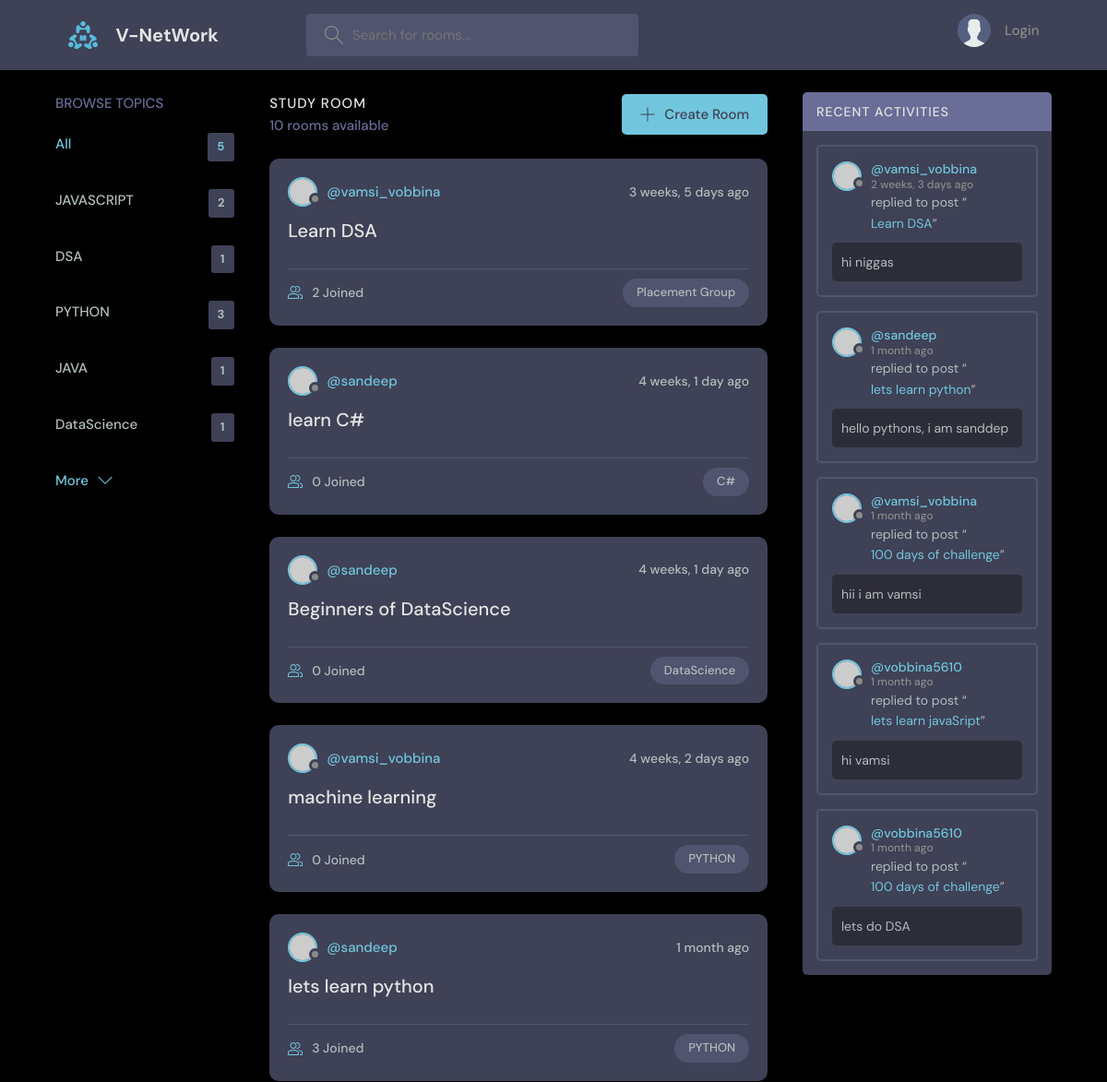
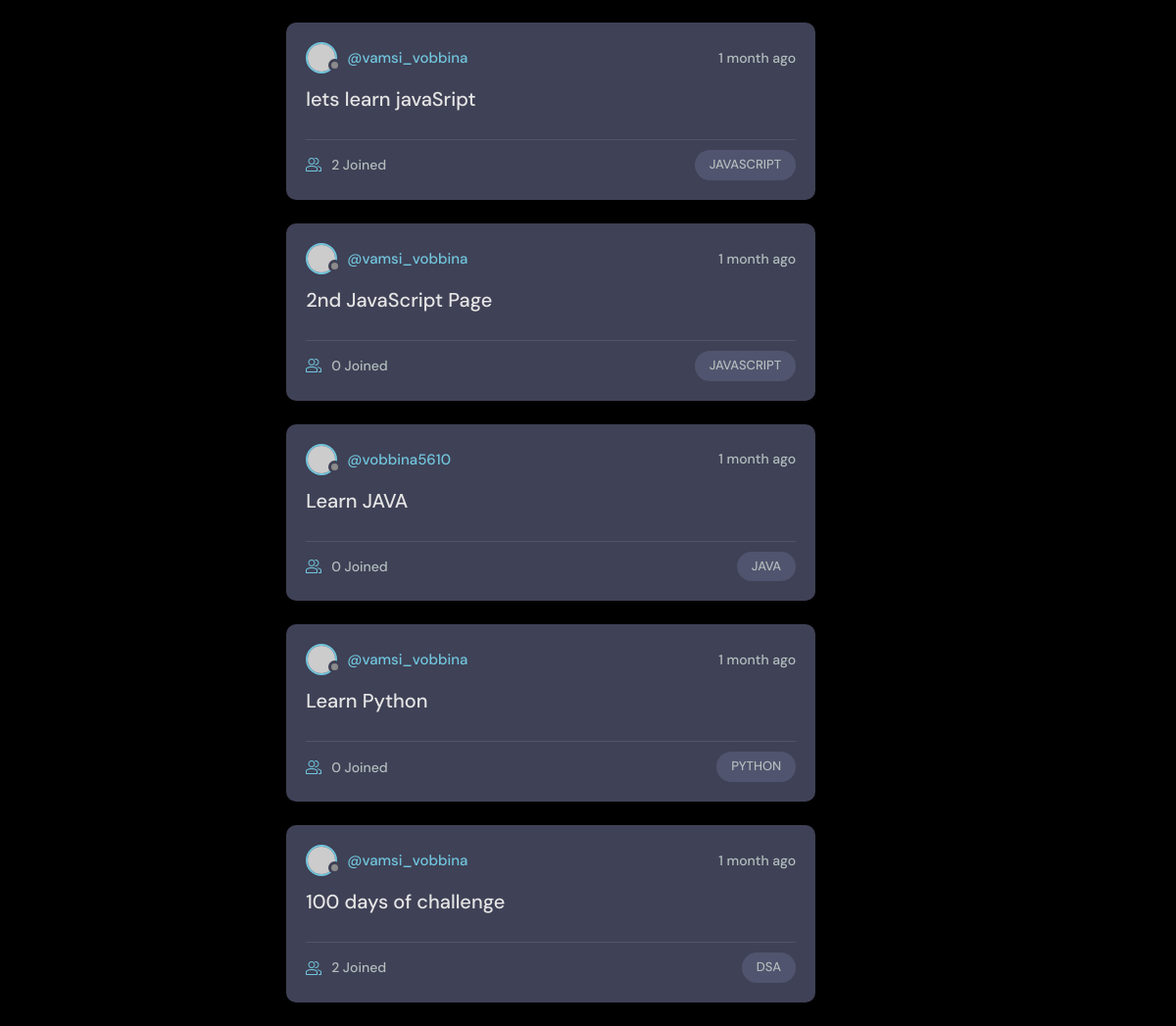
The page / on the database its author committed (2 pictures, top to bottom).
### base/models.py (models this page shows, shortened)
class Topic(models.Model):
    name= models.CharField(max_length=200)

class Room(models.Model):
    host= models.ForeignKey(User,on_delete=models.SET_NULL,null=True)
    topic= models.ForeignKey(Topic,on_delete= models.SET_NULL,null=True)
    name= models.CharField(max_length=200)
    description= models.TextField(null =True, blank=True)
    participants=models.ManyToManyField(User,related_name='participants',blank =True)
    updated =models.DateTimeField(auto_now=True)
    created = models.DateField(auto_now_add=True)
    class Meta:
        ordering =['-updated','-created']

class Message(models.Model):
    user= models.ForeignKey(User,on_delete=models.CASCADE)
    room =models.ForeignKey(Room,on_delete=models.CASCADE)
    body= models.TextField()
    updated =models.DateTimeField(auto_now=True)
    created = models.DateField(auto_now_add=True)
    class Meta:
        ordering =['-updated','-created']

### base/views.py (the view)
# urls.py: path("",views.home,name= "home"),
def home(request):
    q= request.GET.get('q') if request.GET.get('q')!=None else ''
    rooms= Room.objects.filter(
        Q(topic__name__icontains=q) |
        Q(name__icontains=q) |
        Q(description__icontains=q)
        )
    topics= Topic.objects.all()[0:5]
    room_count= rooms.count()
    room_messages=  Message.objects.filter(Q(room__topic__name__icontains = q))
    context={'rooms':rooms,'topics':topics,'room_count': room_count,'room_messages':room_messages}
    return render(request, 'base/home.html',context)

### base/templates/base/home.html (shortened to what this page needs)
{% extends 'main.html' %}
{% block content %}
    <main class="layout layout--3">
      <div class="container">
        {% include 'base/topics_component.html' %}
        <div class="roomList">
          <div class="roomList__header">
            <div>
              <h2>Study Room</h2>
              <p>{{room_count}} rooms available</p>
            </div>
            <a class="btn btn--main" href="{% url 'create-room' %}">
              <svg version="1.1" xmlns="http://www.w3.org/2000/svg" width="32" height="32" viewBox="0 0 32 32">
                <title>add</title>
                <path
                  d="M16.943 0.943h-1.885v14.115h-14.115v1.885h14.115v14.115h1.885v-14.115h14.115v-1.885h-14.115v-14.115z"
                ></path>
              </svg>
              Create Room
            </a>
          </div>
          {% include 'base/feed_component.html' %}
        </div>
         {% include 'base/activity_component.html' %}
      </div>
    </main>
    {% endblock %}

### base/templates/base/topics_component.html
<div class="topics">
    <div class="topics__header">
        <h2>Browse Topics</h2>
    </div>
    <ul class="topics__list">
        <li>
            <a href="{% url 'home' %}" class="active">All <span>{{topics.count}}</span></a>
        </li>
        {% for topic in topics %}
        <li>
            <a href="{% url 'home' %}?q={{topic.name}}">{{topic.name}}<span>{{topic.room_set.all.count}}</span></a>
        </li>
        {% endfor %}
    </ul>
    <a class="btn btn--link" href="{% url 'topics'  %}">
        More
        <svg version="1.1" xmlns="http://www.w3.org/2000/svg" width="32" height="32" viewBox="0 0 32 32">
            <title>chevron-down</title>
            <path d="M16 21l-13-13h-3l16 16 16-16h-3l-13 13z"></path>
        </svg>
    </a>
</div>

### base/templates/base/feed_component.html (shortened to what this page needs)
{% for room in rooms %}
<div class="roomListRoom">
    <div class="roomListRoom__header">
      <a href="{% url 'user-profile' room.host.id %}" class="roomListRoom__author">
        <div class="avatar avatar--small">
          <img src="https://randomuser.me/api/portraits/men/11.jpg" />
        </div>
        <span>@{{room.host.username}}</span>
      </a>
      <div class="roomListRoom__actions">
        <span>{{room.created|timesince }} ago</span>
      </div>
    </div>
    <div class="roomListRoom__content">
      <a href="{% url 'room' room.id %}">{{room.name}}</a>
    </div>
    <div class="roomListRoom__meta">
      <a href="{% url 'room' room.id %}" class="roomListRoom__joined">
        {{room.participants.all.count}} Joined
      </a>
      <p class="roomListRoom__topic">{{room.topic.name}}</p>
    </div>
  </div>
{% endfor %}

### base/templates/base/activity_component.html (shortened to what this page needs)
<div class="activities">
    <div class="activities__header">
      <h2>Recent Activities</h2>
    </div>
    {% for message in room_messages %}
    <div class="activities__box">
      <div class="activities__boxHeader roomListRoom__header">
        <a href="{% url 'user-profile' message.user.id %}" class="roomListRoom__author">
          <div class="avatar avatar--small">
            <img src="https://randomuser.me/api/portraits/women/11.jpg" />
          </div>
          <p>
            @{{message.user}}
            <span>{{message.created|timesince}} ago</span>
          </p>
        </a>
      </div>
      <div class="activities__boxContent">
        <p>replied to post “<a href="{% url 'room'  message.room.id}">{{message.room.name}}</a>”</p>
        <div class="activities__boxRoomContent">
          {{message.body}}
        </div>
      </div>
    </div>
  </div>

### rows shown on the page
Topic: name "JAVASCRIPT", room_set.all.count "2"
Topic: name "DSA", room_set.all.count "1"
Topic: name "PYTHON", room_set.all.count "3"
Topic: name "JAVA", room_set.all.count "1"
Topic: name "DataScience", room_set.all.count "1"
Room: host.username "vamsi_vobbina", created "3 weeks, 5 days", name "Learn DSA", participants.all.count "2", topic.name "Placement Group"
Room: host.username "sandeep", created "4 weeks, 1 day", name "learn C#", participants.all.count "0", topic.name "C#"
Room: host.username "sandeep", created "4 weeks, 1 day", name "Beginners of DataScience", participants.all.count "0", topic.name "DataScience"
Room: host.username "vamsi_vobbina", created "4 weeks, 2 days", name "machine learning", participants.all.count "0", topic.name "PYTHON"
Room: host.username "sandeep", created "1 month", name "lets learn python", participants.all.count "3", topic.name "PYTHON"
Room: host.username "vamsi_vobbina", created "1 month", name "lets learn javaSript", participants.all.count "2", topic.name "JAVASCRIPT"
Room: host.username "vamsi_vobbina", created "1 month", name "2nd JavaScript Page", participants.all.count "0", topic.name "JAVASCRIPT"
Room: host.username "vobbina5610", created "1 month", name "Learn JAVA", participants.all.count "0", topic.name "JAVA"
Room: host.username "vamsi_vobbina", created "1 month", name "Learn Python", participants.all.count "0", topic.name "PYTHON"
Room: host.username "vamsi_vobbina", created "1 month", name "100 days of challenge", participants.all.count "2", topic.name "DSA"
Message: user "vamsi_vobbina", created "2 weeks, 3 days", room.name "Learn DSA", body "hi niggas"
Message: user "sandeep", created "1 month", room.name "lets learn python", body "hello pythons, i am sanddep"
Message: user "vamsi_vobbina", created "1 month", room.name "100 days of challenge", body "hii i am vamsi"
Message: user "vobbina5610", created "1 month", room.name "lets learn javaSript", body "hi vamsi"
Message: user "vobbina5610", created "1 month", room.name "100 days of challenge", body "lets do DSA"

### other values the page prints
{{ topics.count }} "5"
{{ room_count }} "10"
